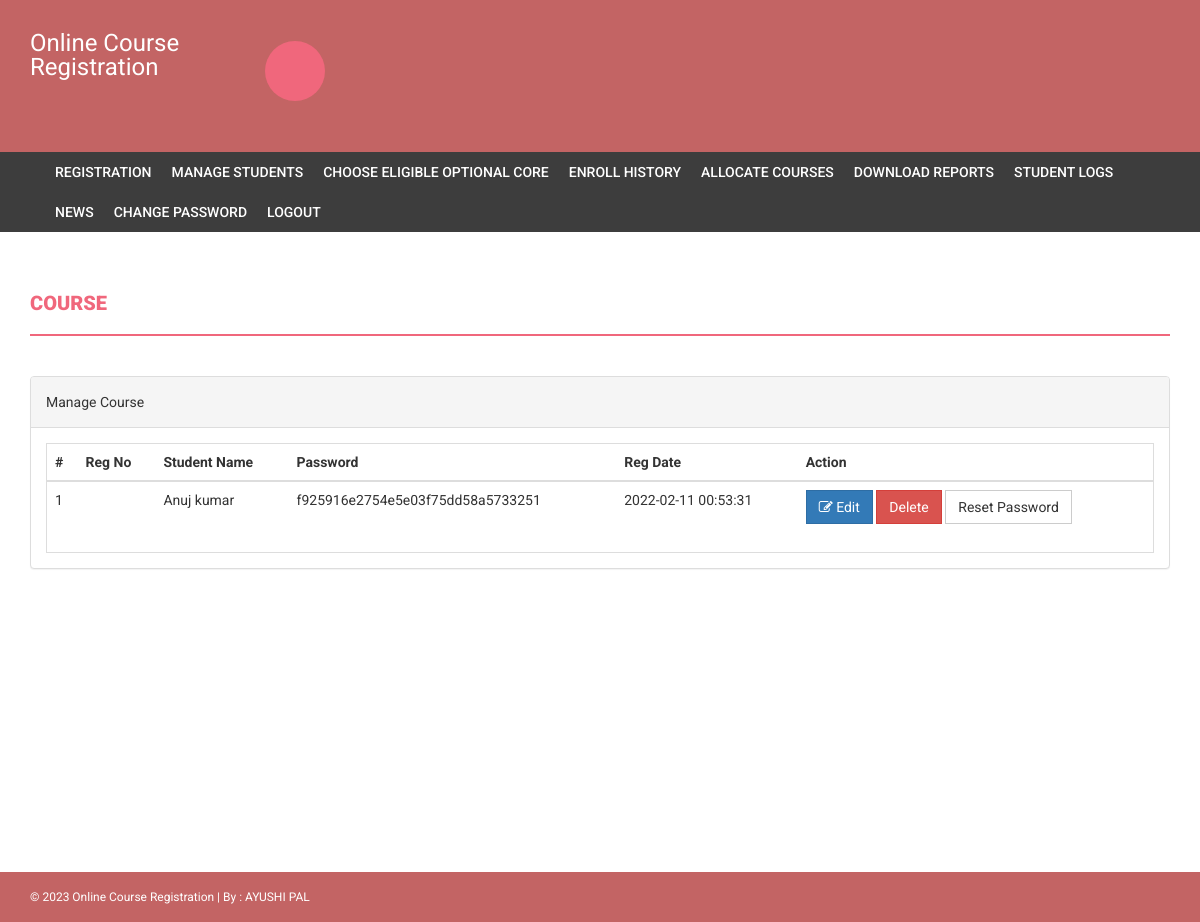
Page /admin/manage-students.php (signed in) on the committed database.
### tables this page shows
CREATE TABLE `students` (
  `StudentRegno` varchar(255) NOT NULL,
  `studentPhoto` varchar(255) DEFAULT NULL,
  `password` varchar(255) DEFAULT NULL,
  `studentName` varchar(255) DEFAULT NULL,
  `pincode` varchar(255) DEFAULT NULL,
  `session` varchar(255) DEFAULT NULL,
  `department` varchar(255) DEFAULT NULL,
  `semester` varchar(255) DEFAULT NULL,
  `cgpa` decimal(10,2) DEFAULT NULL,
  `creationdate` timestamp NULL DEFAULT current_timestamp(),
  `updationDate` varchar(255) DEFAULT NULL
);

### admin/manage-students.php (the view, shortened to what this page needs)
<?php
if(strlen($_SESSION['alogin'])==0)
    {
header('location:index.php');
}
else{
?>
<!DOCTYPE html>
<html xmlns="http://www.w3.org/1999/xhtml">
<head>
    <link href="../assets/css/bootstrap.css" rel="stylesheet" />
    <link href="../assets/css/font-awesome.css" rel="stylesheet" />
    <link href="../assets/css/style.css" rel="stylesheet" />
</head>
<body>
<?php include('includes/header.php');?>
<?php if($_SESSION['alogin']!="")
{
 include('includes/menubar.php');
}
 ?>
    <div class="content-wrapper">
        <div class="container">
              <div class="row">
                    <div class="col-md-12">
                        <h1 class="page-head-line">Course  </h1>
                    </div>
                </div>
                <div class="row" >
                <div class="col-md-12">
                    <div class="panel panel-default">
                        <div class="panel-heading">
                            Manage Course
                        </div>
                        <div class="panel-body">
                            <div class="table-responsive table-bordered">
                                <table class="table">
                                    <thead>
                                        <tr>
                                            <th>#</th>
                                            <th>Reg No </th>
                                            <th>Student Name </th>
                                            <th>Password</th>
                                             <th>Reg Date</th>
                                             <th>Action</th>
                                        </tr>
                                    </thead>
                                    <tbody>
<?php
$sql=mysqli_query($con,"select * from students");
$cnt=1;
while($row=mysqli_fetch_array($sql))
{
?>
                                        <tr>
                                            <td><?php echo $cnt;?></td>
                                            <td><?php echo htmlentities($row['studentRegno']);?></td>
                                            <td><?php echo htmlentities($row['studentName']);?></td>
                                            <td><?php echo htmlentities($row['password']);?></td>
                                            <td><?php echo htmlentities($row['creationdate']);?></td>
                                            <td>
                                            <a href="edit-student-profile.php?id=<?php echo $row['studentRegno']?>">
<button class="btn btn-primary"><i class="fa fa-edit "></i> Edit</button> </a>
<a href="manage-students.php?id=<?php echo $row['studentRegno']?>&del=delete" onClick="return confirm('Are you sure you want to delete?')">
                                            <button class="btn btn-danger">Delete</button>
</a>
<a href="manage-students.php?id=<?php echo $row['studentRegno']?>&pass=update" onClick="return confirm('Are you sure you want to reset password?')">
<button type="submit" name="submit" id="submit" class="btn btn-default">Reset Password</button>
</a>
                                            </td>
                                        </tr>
<?php
$cnt++;
} ?>
                                    </tbody>
                                </table>
                            </div>
                        </div>
                    </div>
                </div>
            </div>
        </div>
    </div>
  <?php include('includes/footer.php');?>
</body>
</html>
<?php } ?>

### assets/css/style.css (style rules this page uses)
body { font-family: 'Roboto', sans-serif; line-height: 30px; }
.content-wrapper { margin-top: 40px; min-height: 600px; padding-bottom: 60px; }
.page-head-line { font-weight: 900; padding-bottom: 20px; border-bottom: 2px solid #F0677C; text-transform: uppercase; color: #F0677C; font-size: 20px; margin-bottom: 40px; }
.btn { border-radius: 0px; -webkit-border-radius: 0px; -moz-border-radius: 0px; }

### rows in the picture
students: studentName "Anuj kumar", password "f925916e2754e5e03f75dd58a5733251", creationdate "2022-02-11 00:53:31"
